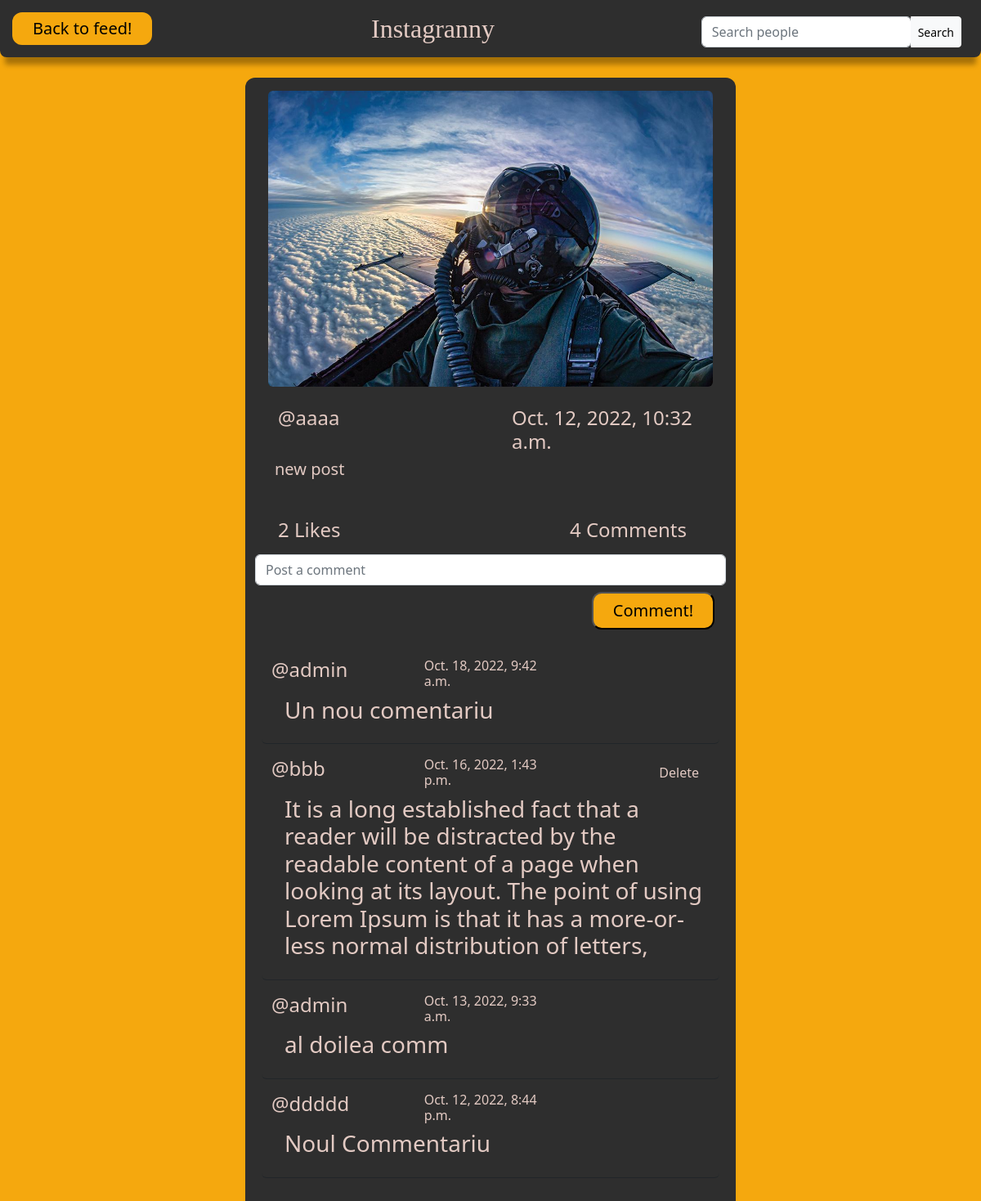
The app's page /post_detail/35 (signed in) with its own data.
### core/models.py (models this page shows, shortened)
class Post(models.Model):
    creator = models.ForeignKey(User, on_delete=models.CASCADE, related_name = "creator")
    photo = models.ImageField(blank = True, null=True, upload_to="post_photos")
    description = models.TextField()
    created_at = models.DateTimeField(default=timezone.now)
    likes = models.ManyToManyField(User, related_name = "posts")

class Comments(models.Model):
    creator = models.ForeignKey(User, on_delete=models.CASCADE)
    post = models.ForeignKey(Post, on_delete=models.CASCADE, related_name= "comments")
    comm_text = models.TextField()
    created_at = models.DateTimeField(default=timezone.now)

### core/views.py (the view, shortened to what this page needs)
# urls.py: path("post_detail/<int:pk>", post_detail.as_view(), name = "post_detail"),
class post_detail(LoginRequiredMixin, View):
    def get(self, request,pk, *args, **kwargs):
        detailed_post = Post.objects.get(pk=pk)
        comments = Comments.objects.filter(post=detailed_post).order_by("-created_at")
        comm_form = CommForm
        context = {
            "detailed_post": detailed_post,
            "comments":comments,
            "comm_form": comm_form,
        }
        return render(request, "post_detail.html", context)

### templates/post_detail.html (shortened to what this page needs)
{%load static %}
<!DOCTYPE html>
<html style="font-size: 16px;" lang="en"><head>
    <link rel="stylesheet" href= "{% static "css/post_detail.css" %}" media="screen">
    <link href="https://cdn.jsdelivr.net/npm/bootstrap@5.2.2/dist/css/bootstrap.min.css" rel="stylesheet">
    <body class="page">
        <nav class="sticky-top">
            <a class="nav_profile" href="/feed" style="text-decoration:none; color:black">Back to feed!</a>
            <div class="nav_title" style="font-family:Lobster Two; color:rgb(227, 202, 195);">Instagranny</div>
            <form method="GET" action="{%url "people_search" %}">
                <div class="input-group mt-2 me-4">
                    <div class="form-outline">
                        <input type="search" id="form1" class="form-control" placeholder="Search people" name="query" value="{{request.GET.query}}" />
                    </div>
                    <button type="submit" class="btn btn-light btn-sm">Search</button>
                </div>
            </form>
        </nav>
        <div class="container col-lg-6 col-md-10 col-sm-11 col-xs-1">
            {%if detailed_post.photo%}
            <img class="m-3 rounded-2" src="{{detailed_post.photo.url}}"/>
            {%endif%}
            <div class="row ms-3 mt-2">
                <h4 class = "col"><a href="{% url "profile" detailed_post.creator.profile.pk %}" style="text-decoration:none; color:rgb(227, 202, 195)">@{{detailed_post.creator}}</a></h4>
                <h4 class = "col" style="color:rgb(227, 202, 195)">{{detailed_post.created_at}}</h4>
            </div>
            <p class="h5 ms-4 me-4 mb-5" style="color:rgb(227, 202, 195)">{{detailed_post.description}}</p>
            <div class="row ms-3">
                    <h4 class="col" style="color:rgb(227, 202, 195)">{{detailed_post.likes.all.count}} Likes</h4>
                    <div class="col">
                        <h4 class="me-5 float-end" style="color:rgb(227, 202, 195)">{{comments.all.count}} Comments</h4>
                    </div>
            </div>
            <div class="">
                <div class="form-control-plaintext">
                    <form action="" method="POST" >
                    {{comm_form.comm_text}}
                    <div class="row">
                        <div class="col-8"></div>
                        <button type="submit" class="col-3 comm_button mt-2 ms-4">Comment!</button>
                    </div>
                    </form>
                </div>
            </div>
            <div class="mb-5">
                {%for comment in comments%}
                    <div class="row gy-6  ms-2 me-2 mt-3 border-bottom rounded-2 border-dark">
                        <div class="col" name="comment">
                            <div class="row">
                                <div class="col  h4"><a href="{% url "profile" comment.creator.profile.id %}" style="text-decoration:none; color:rgb(227, 202, 195)">@{{comment.creator}}</a></div>
                                <div class="col h6" style="color:rgb(227, 202, 195)">{{comment.created_at}}</div>
                                <div class="col">
                                    {%if comment.creator.profile.user == request.user%}
                                    <button class="btn float-end"><a href="{% url "comment_delete" comment.pk%}" style="text-decoration:none; color:rgb(227, 202, 195)">Delete</a></button>
                                    {%endif%}
                                </div>
                            </div>
                            <div class="row  h3 ms-1" ><p style="color:rgb(227, 202, 195)">{{comment.comm_text}}</p></div>
                        </div>
                    </div>
                {% endfor%}
            </div>
        </div>
    </body>
</html>

### static/css/post_detail.css (style rules this page uses)
body.page { background-color: rgb(245, 168, 14); }
nav { display: flex; justify-content: space-between; align-items: center; position:sticky; background-color: rgb(46, 46, 46); border-bottom-left-radius: 8px; border-bottom-right-radius: 8px; box-shadow: 0 15px 6px -6px rgb(166, 113, 8); }
.nav_profile { font-size: 20px; padding: 5px 25px; background-color:rgb(245, 168, 14); border-radius:12px; margin: 15px; }
.nav_title { font-size:xx-large; color: rgb(38, 38, 38); }
.comm_button { font-size: 20px; padding: 1% 3%; background-color:rgb(245, 168, 14); border-radius:12px; float:right; margin-bottom: 2%; }
.container { display: flex; flex-direction: column; height:fit-content; background-color: rgb(46, 46, 46); margin:25px; border-radius: 12px; width: 30%; justify-content:center; box-shadow: 0 15px 6px -6px rgb(166, 113, 8); }

### records on screen
Post: photo (picture), creator "aaaa", created_at "Oct. 12, 2022, 10:32 a.m.", description "new post", likes.all.count "2"
Comments: creator "admin", created_at "Oct. 18, 2022, 9:42 a.m.", comm_text "Un nou comentariu"
Comments: creator "bbb", created_at "Oct. 16, 2022, 1:43 p.m.", shows "Delete", comm_text "It is a long established fact that a reader will be distracted by the readable content of a page when looking at its layout. The point of using Lorem Ipsum is that it has a more-or-less normal distribution of letters,"
Comments: creator "admin", created_at "Oct. 13, 2022, 9:33 a.m.", comm_text "al doilea comm"
Comments: creator "ddddd", created_at "Oct. 12, 2022, 8:44 p.m.", comm_text "Noul Commentariu"

### other values on screen
{{ comments.all.count }} "4"
